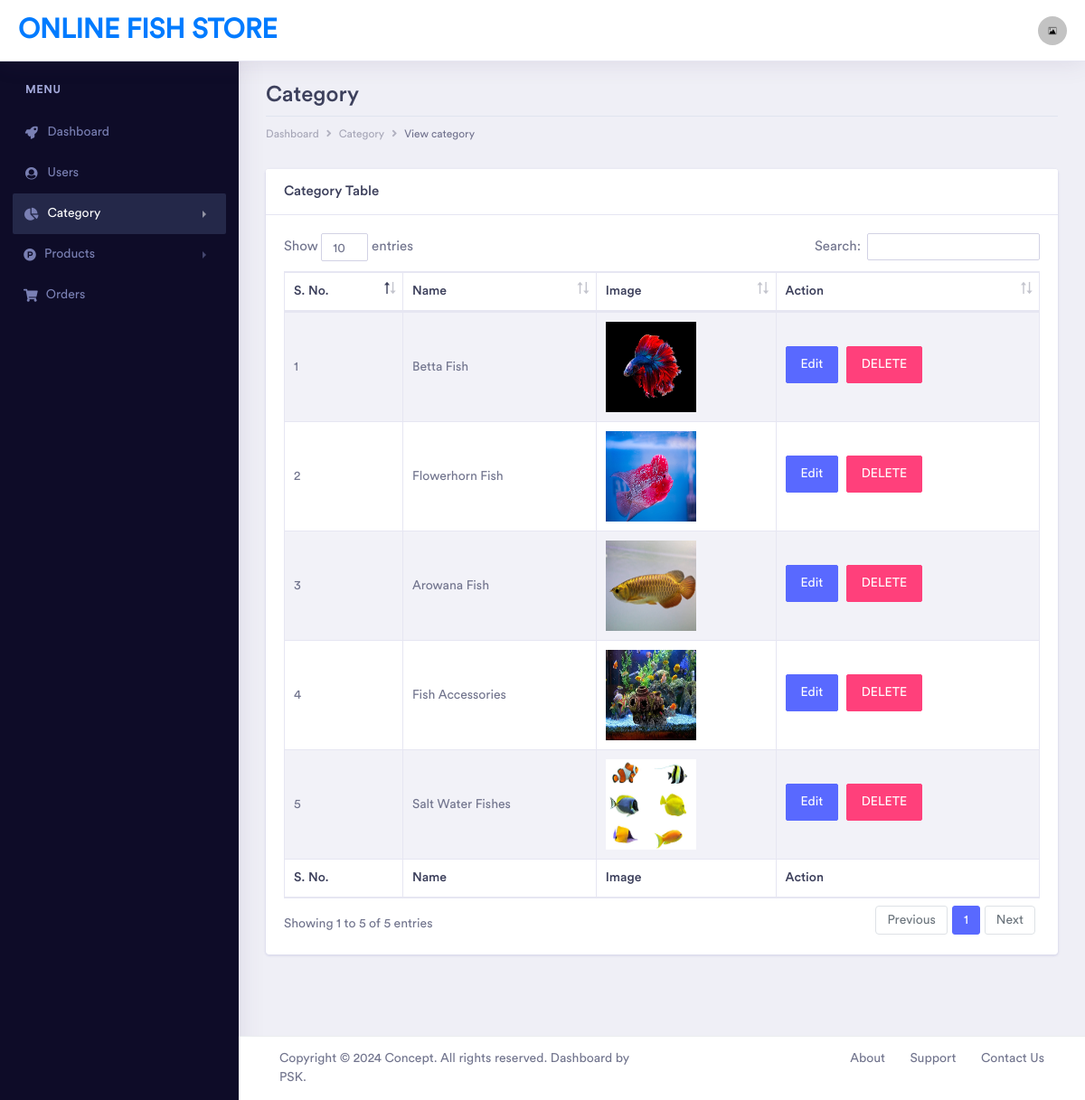
Page /onlinefishstore/admin/view_category.php (signed in) on the committed database.
### tables this page shows
CREATE TABLE `fish_shop_category` (
  `category_id` int(11) NOT NULL,
  `category_name` varchar(100) NOT NULL,
  `category_image` varchar(200) NOT NULL
);

### onlinefishstore/admin/view_category.php (the view, shortened to what this page needs)
<?php
if (isset($_SESSION['user_admin_id']) && $_SESSION['user_admin_id'] != null) {
?>
<!doctype html>
<html lang="en">
<head>
    <link rel="stylesheet" href="../css/bootstrap.min.css">
    <link href="../fonts/circular-std/style.css" rel="stylesheet">
    <link rel="stylesheet" href="../css/style.css">
    <link rel="stylesheet" href="../fonts/fontawesome/css/fontawesome-all.css">
    <link rel="stylesheet" href="../css/dataTables.bootstrap4.css">
</head>
<body>
    <div class="dashboard-main-wrapper">
       <div class="dashboard-header">
            <nav class="navbar navbar-expand-lg bg-white fixed-top">
                <a class="navbar-brand" href="#">ONLINE FISH STORE</a>
                <div class="collapse navbar-collapse" id="navbarSupportedContent">
                    <ul class="navbar-nav ml-auto navbar-right-top">
                        <li class="nav-item dropdown nav-user">
                            <a class="nav-link nav-user-img" href="#" id="navbarDropdownMenuLink2" data-toggle="dropdown" aria-haspopup="true" aria-expanded="false"><img src="../uploads/default-image.jpg" alt="" class="user-avatar-md rounded-circle"></a>
                        </li>
                    </ul>
                </div>
            </nav>
        </div>
      <div class="nav-left-sidebar sidebar-dark">
            <div class="menu-list">
                <nav class="navbar navbar-expand-lg navbar-light">
                    <div class="collapse navbar-collapse" id="navbarNav">
                        <ul class="navbar-nav flex-column">
                            <li class="nav-divider">
                                Menu
                            </li>
                            <li class="nav-item ">
                                <a class="nav-link" href="dashboard.php"><i class="fa fa-fw fa-rocket"></i>Dashboard</a>
                            </li>
                            <li class="nav-item">
                                <a class="nav-link" href="view_users.php"><i class="fa fa-fw fa-user-circle"></i>Users</a>
                            </li>
                            <li class="nav-item">
                                <a class="nav-link active" href="#" data-toggle="collapse" aria-expanded="false" data-target="#submenu-3" aria-controls="submenu-3"><i class="fas fa-fw fa-chart-pie"></i>Category</a>
                            </li>
                            <li class="nav-item ">
                                <a class="nav-link" href="#" data-toggle="collapse" aria-expanded="false" data-target="#submenu-4" aria-controls="submenu-4"><i class="fab fa-product-hunt
"></i>Products</a>
                            </li>
                            <li class="nav-item">
                                <a class="nav-link" href="view_orders.php"><i class="fas fa-shopping-cart
"></i>Orders</a>
                            </li>
                        </ul>
                    </div>
                </nav>
            </div>
        </div>
        <div class="dashboard-wrapper">
            <div class="container-fluid dashboard-content">
                <div class="row">
                    <div class="col-xl-12 col-lg-12 col-md-12 col-sm-12 col-12">
                        <div class="page-header">
                            <h2 class="pageheader-title">Category</h2>
                            <div class="page-breadcrumb">
                                <nav aria-label="breadcrumb">
                                    <ol class="breadcrumb">
                                        <li class="breadcrumb-item"><a href="dashboard.php" class="breadcrumb-link">Dashboard</a></li>
                                        <li class="breadcrumb-item"><a href="#" class="breadcrumb-link">Category</a></li>
                                        <li class="breadcrumb-item active" aria-current="page">View category</li>
                                    </ol>
                                </nav>
                            </div>
                        </div>
                    </div>
                </div>
                <div class="row">
                    <div class="col-xl-12 col-lg-12 col-md-12 col-sm-12 col-12">
                        <div class="card">
                            <h5 class="card-header">Category Table</h5>
                            <div class="card-body">
                                <div class="table-responsive">
                                    <table class="table table-striped table-bordered first">
                                        <thead>
                                            <tr>
                                                <th>S. No.</th>
                                                <th>Name</th>
                                                <th>Image</th>
                                                <th>Action</th>
                                            </tr>
                                        </thead>
                                        <tbody>
                                            <?php
                                            require_once('../config.php');
                                            $select = "SELECT * FROM fish_shop_category";
                                            $query = mysqli_query($conn, $select);
                                            $i = 1;
                                            while ($res = mysqli_fetch_assoc($query)) {
                                            ?>
                                            <tr>
                                                <td><?php echo $i++;?></td>
                                                <td><?php echo $res['category_name'];?></td>
                                                <td><img src="../uploads/<?php echo $res['category_image'];?>" height="100px" width="100px"></td>
                                                <td>
                                                    <button data-toggle="modal" data-target="#exampleModal" class="btn btn-space btn-primary" onclick="edit_cat(<?php echo $res['category_id'];?>)">Edit</button>
                                                    <button onclick="delete_cat(<?php echo $res['category_id'];?>)" class="btn btn-space btn-secondary">DELETE</button>
                                                </td>
                                            </tr>
                                            <?php } ?>
                                        </tbody>
                                        <tfoot>
                                            <tr>
                                                <th>S. No.</th>
                                                <th>Name</th>
                                                <th>Image</th>
                                                <th>Action</th>
                                            </tr>
                                        </tfoot>
                                    </table>
                                </div>
                            </div>
                        </div>
                    </div>
                </div>
            </div>
            <div class="footer">
                <div class="container-fluid">
                    <div class="row">
                        <div class="col-xl-6 col-lg-6 col-md-12 col-sm-12 col-12">
                            Copyright © 2024 Concept. All rights reserved. Dashboard by <a href="https://PSK.com/wp/">PSK</a>.
                        </div>
                        <div class="col-xl-6 col-lg-6 col-md-12 col-sm-12 col-12">
                            <div class="text-md-right footer-links d-none d-sm-block">
                                <a href="javascript: void(0);">About</a>
                                <a href="javascript: void(0);">Support</a>
                                <a href="javascript: void(0);">Contact Us</a>
                            </div>
                        </div>
                    </div>
                </div>
            </div>
        </div>
    </div>
</body>
</html>
<?php
}
else {
    header("Location: index.php");
}
?>

### rows in the picture
fish_shop_category: category_name "Betta Fish", category_image (picture)
fish_shop_category: category_name "Flowerhorn Fish", category_image (picture)
fish_shop_category: category_name "Arowana Fish", category_image (picture)
fish_shop_category: category_name "Fish Accessories", category_image (picture)
fish_shop_category: category_name "Salt Water Fishes", category_image (picture)
